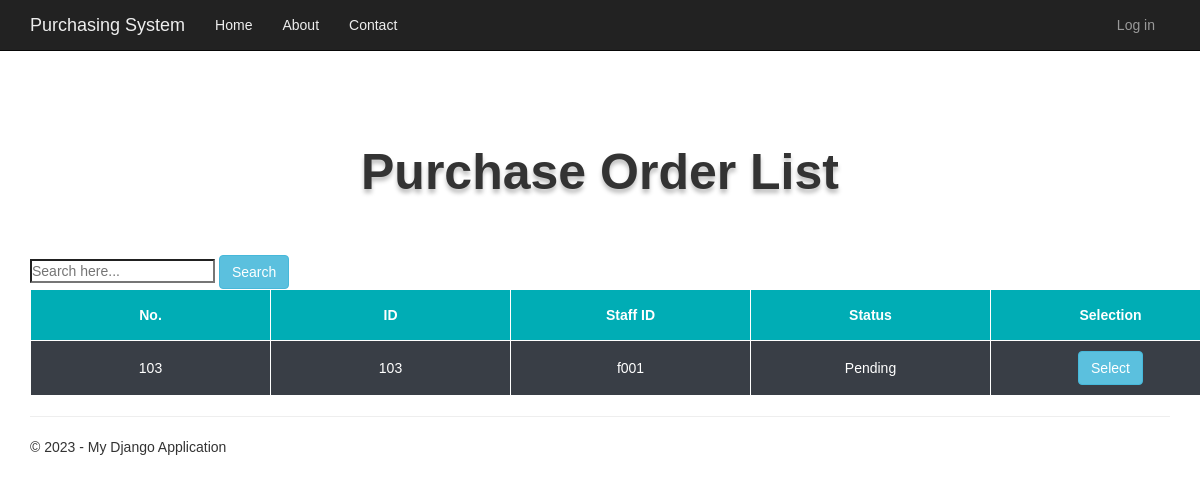
The page /purchaseOrderList on the database as committed earlier.
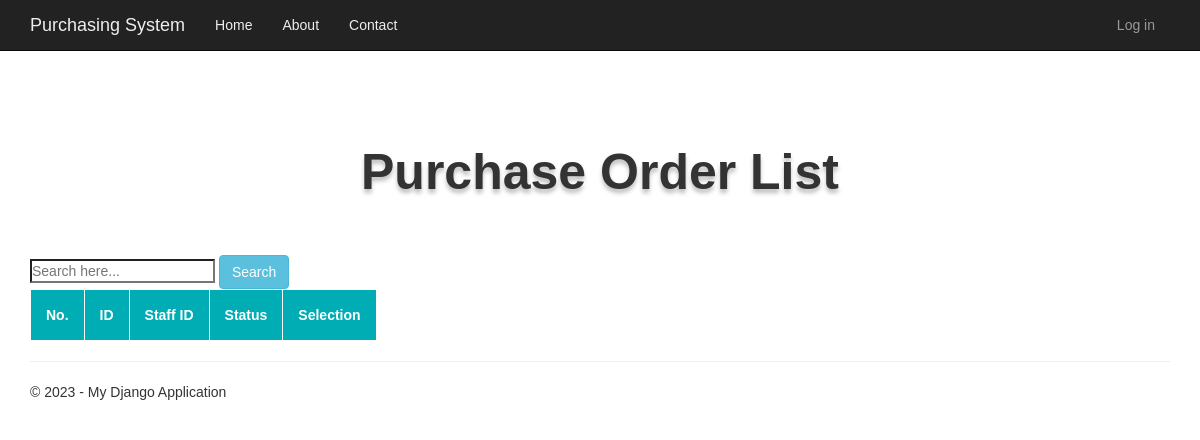
The same page on the database as committed later.
### app/models.py (models this page shows, shortened)
class PurchaseOrder(models.Model):
    purchaseOrderID = models.CharField(primary_key=True, max_length=10)
    staffID = models.ForeignKey(Staff,default=None, on_delete=models.CASCADE)
    quotationID = models.ForeignKey(Quotation,default=None, on_delete=models.CASCADE)
    vendorID = models.ForeignKey(Vendor,default=None, on_delete=models.CASCADE)
    qtyNeeded = models.IntegerField(default=None, null=True)
    qtyProvided = models.IntegerField(default=None, null=True)
    totalPrice = models.FloatField(default=None, null=True)
    poStatus = models.CharField(max_length=20, default="Pending")
    selected = models.BooleanField(default=False)

class Staff(models.Model):
    staffID = models.CharField(primary_key=True, max_length=10)
    password = models.CharField(max_length=5, null=True)
    def __str__(self):
        return str(self.staffID)

### viewPurchaseOrderStatus/views.py (the view)
# urls.py: re_path(r'^purchaseOrderList$', viewPurchaseOrderStatus_views.purchaseOrderList, name='purchaseOrderList'),
def purchaseOrderList(request):
    pl_list = PurchaseOrder.objects.all()
    context = {
        'title': 'Purchase Order List',
        'year': datetime.now().year,
        'pl_list': pl_list,
    }
    context['user'] = request.user
    return render(request,'purchaseOrderList.html',context)

### viewPurchaseOrderStatus/templates/purchaseOrderList.html (shortened to what this page needs)
{% extends "app/layout.html" %}
{% block content %}
<!DOCTYPE html>
<html lang="en">
<head>
</head>
    <body>
        <div>
            <br><br><br><br>
            <center>
            <h1>Purchase Order List</h1>
            </center>
            <br><br>
            <form class="margintop" action = 'searchItem' method='POST'>
                <input type="text" placeholder="Search here..." aria-label="Search here.." name = "searched")>
                <button class="btn btn-info">Search</button>
                </form>
                </div>
            <div>
            <table>
                <tr>
                    <th>No.</th>
                    <th>ID</th>
                    <th>Staff ID</th>
                    <th>Status</th>
                    <th>Selection</th>
                </tr>
                {% for pl in pl_list %}
                    {%if pl.poStatus == 'Pending' %}
                <tr>
                    <td>{{pl.purchaseOrderID}}</td>
                    <td>{{pl.purchaseOrderID}}</td>
                    <td>{{pl.staffID}}</td>
                    <td>{{pl.poStatus}}</td>
                    <td>
                    <form class='margintop' action='poDetail' method='POST'>
                        <button type="submit" value={{pl.purchaseOrderID}} name= {{pl.purchaseOrderID}} class="btn btn-info">
                            Select</button>
                      </form></td>
                </tr>
                {%endif%}
                {% endfor %}
            </table>
        </div>
    </body>
</html>
{% endblock %}

Rows that differ between the two databases and show on the page:
no longer on this page (row edited): PurchaseOrder: purchaseOrderID "103", staffID "f001", poStatus "Pending"
